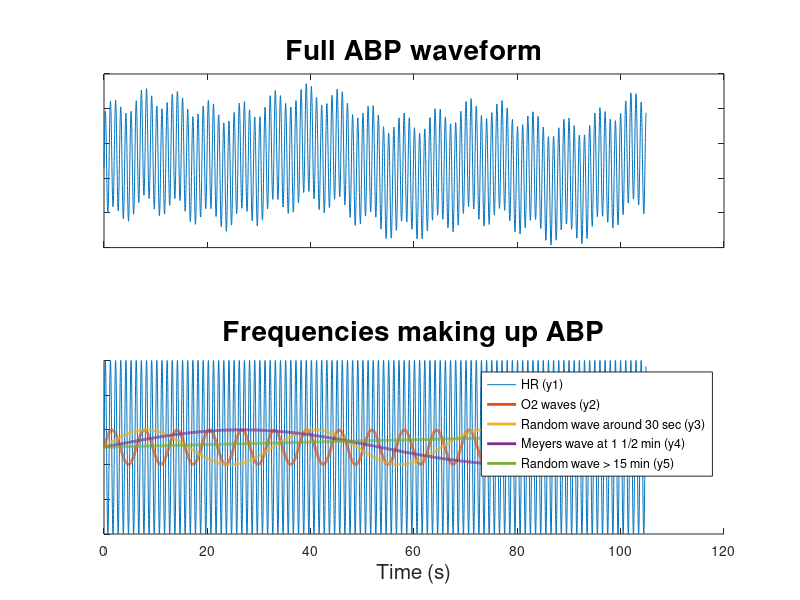
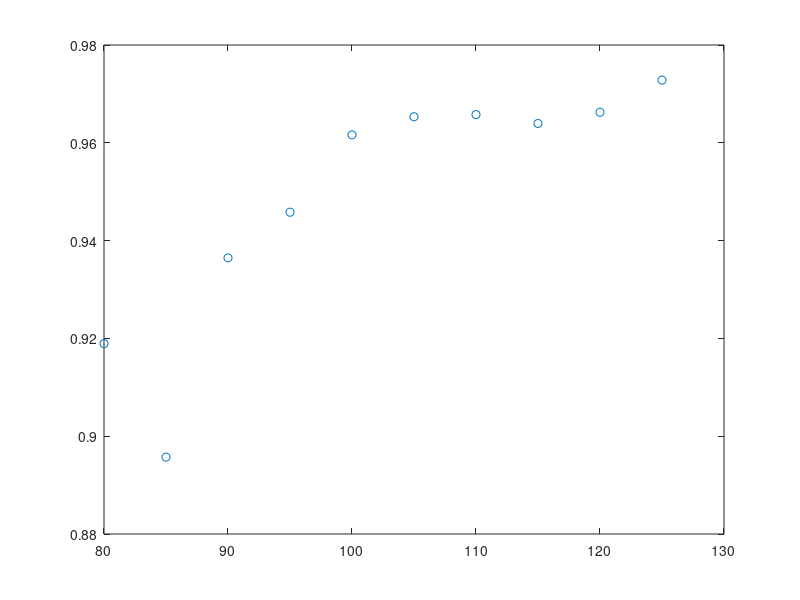

Write MATLAB code to recreate these figures, in order. (Note: this script raises an error after producing the figures.)
function [out] = PRxValidation()

addpath('C:\Users\Jennifer Briggs\Documents\GitHub\UniversalCode')
w = warning('off')
x = [0:.0167:14400]; %Four hours of 60 Hz data
y1 = sin(x)+1; %O2 waves
y2 = 5*sin(6.3*x)+1; %ABP HR
y3 = sin(x/5.2)+1; %Random wave
y4 = sin(x/17)+1; %Meyers Wave
y5 = sin(x/134) + 1;
yall = y1+y2+y3+y4+y5; %ABP wave

%scale ABP wave to between 40 and 200;

yall = rescale(yall, 50, 160)+rand(size(yall));
ee = 2*pi*50/.05;
figure, subplot(2,1,1), plot(x(1:ee),yall(1:ee))
title('Full ABP waveform', 'FontSize', 20)
set(gca, 'yticklabel', [])
set(gca, 'xticklabel', [])
subplot(2,1,2), hold on 
    plot(x(1:ee),y2(1:ee)), plot(x(1:ee),y1(1:ee), 'LineWidth', 2)
    plot(x(1:ee),y3(1:ee),'LineWidth', 2),plot(x(1:ee),y4(1:ee),'LineWidth', 2),plot(x(1:ee),y5(1:ee),'LineWidth', 2)
legend( 'HR (y1)',  'O2 waves (y2) ',...
    'Random wave around 30 sec (y3) ', 'Meyers wave at 1 1/2 min (y4)', ...
'Random wave > 15 min (y5)')
set(gca, 'yticklabel', [])
title('Frequencies making up ABP','FontSize', 20)
xlabel('Time (s)','FontSize', 15)

c = linspace(3600, 12000, 10);%Correlation every 5 minutes

aves = [1:30] %averaging windows form 1 to 20 seconds
win = ['3' , '5', '10']



%% CPP opts
yall2= struct
Error = zeros(10,length(aves),10);
opt = zeros(10,length(aves),10);
CPPopt = zeros(10);
for bs = 1:2%100 %Run 10 different CPP options
disp(['Bootstrap itteration = ' num2str(bs) ' out of 1000'])

%create ICP based on CA 
yall2 = y1+.5*y2+y3+y4+y5+ 5*sin(x/600)+2; %yall2 is ICP wave. Adding extra slow wave, minimize heartrate
yall2 = rescale(yall2, 5,40);
%shift ICP over by .3 seconds
yall2 = yall2(15:end);
yall = yall(1:end-14); x = x(1:end-14); y1 = y1(1:end-14); y2 = y2(1:end-14);
y3 = y3(1:end-14); y4 = y4(1:end-14); y5 = y5(1:end-14);
negvec = [-1,1];
optval = 65+(20*rand)*negvec(randi(2)) %define an optimal ABP value

alpha = ((yall-yall2) - optval).^2/max((yall-yall2) - optval).^2; %Define alpha function that is minimized at optimal CPP
    
%Define ICP based on optimal value
ICP_opt = .5.*y2+alpha.*1.6.*y1+alpha.^1.1.*1.3.*y3+...
            1.2.*alpha.^1.3.*y4+alpha.^2.*y5+rand(size(y5));

    
if length((find(abs(yall2 - optval) < .05 & abs(optval-yall2)<.05))) > 5000
    disp('Error')
end

CPP = yall-ICP_opt; 
CPPopt(bs) = optval;


for avy = [1:length(aves)]
    tic
    
    %Take averages every 'avy' seconds
    meanwidths = [1:avy*60:length(ICP_opt)]; 
    for i = 1:length(meanwidths)-1 %loop to average the abp every 'avy' seconds
        io(i) = mean(ICP_opt(meanwidths(i):meanwidths(i+1)));
        ao(i) = mean(yall(meanwidths(i):meanwidths(i+1)));
        CPP_m(i) = mean(CPP(meanwidths(i):meanwidths(i+1)));
        t(i) = x(round(meanwidths(i)));
    end

    % look over correlation samples
    for cory = [2:65] %correlation windows (in number of samples), from 1 to 65 samples
        close all
        corwidth_j = [1:cory:length(io)];
        for j = 1:length(corwidth_j)-1
            PRx(j) = corr(ao(corwidth_j(j):corwidth_j(j+1))', io(corwidth_j(j):corwidth_j(j+1))');
            CPP2(j) = median(CPP_m(corwidth_j(j):corwidth_j(j+1)));
        end  
        
        %Bin CPP and PRx
        CPP22 = round(CPP2./5).*5; %round CPP into bins of 5 mmHg
        cppunique = unique(CPP22);
        cppunique(isnan(cppunique))=[];
        PRx2 = NaN.*ones(size(cppunique));
        %average PRx into CPP bins
        for jk = 1:length(cppunique)
            PRx2(jk) = mean(PRx(find(CPP22 == cppunique(jk))),'omitnan');
        end

        %find CPPopt
        opt(cory,avy,bs) = cppunique(find(PRx2 == min(PRx2)));
        
                
        figure, plot(cppunique, PRx2,'o')
        xline(opt(cory,avy,bs))
         
        
        Error_squared(cory,avy,bs) =((opt(cory,avy,bs).^2-CPPopt(bs).^2)).^(1/2);
        Error_abs(cory,avy,bs) =opt(cory,avy,bs)-CPPopt(bs);

        disp(['Error: ' num2str(Error_abs(cory,avy,bs)) 'For avy =' num2str(avy) ' bs = ' num2str(bs)])
        clear CPP2
        clear PRx
    end
end
% try
% save('Workspace_morewindowst_600to900_CPP2onCPP','aves', 'CPP','bs','CPPopt','ICP_opt', 'opt', 'Error', 'kkk', '-append')
% catch
% save('Workspace_morewindowst_600to900_CPP2onCPP','aves', 'CPP','bs','CPPopt','ICP_opt', 'opt', 'Error', 'kkk')
% end
% disp('')
% toc
% if mod(avy, 100) == 0
%     save(['Workspace_morewindowst_600to900_CPP2onCPP' num2str(bs) 'aves_' num2str(avy)], 'bs','CPPopt','ICP_opt', 'opt', 'Error', 'kkk','aves')
% end
% end
toc
save(['Updated2022_bs' num2str(bs)], 'bs', 'CPPopt', 'ICP_opt', 'opt', 'Error_squared','aves','Error_abs')

end

save('Updated2022')
out.Errorsquared = Error_squared;
out.Errorabs = Error_abs;
out.opt = opt;
end
